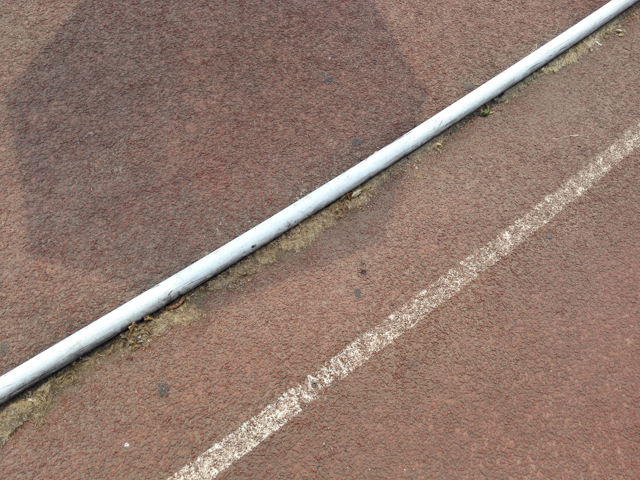
#> input picture shadow/ISTD/Img_shadow/5-1.png, 640 x 480 px, found by its file name; its folder holds 5 pictures in this run
$ python exp_2.py
#> lines starting #> are read from the running program, lines starting #| are printed output that depends on the picture; after the words box and inside, x2 and y2 are one past the last pixel; in counts of white or black regions, pixels touching at a corner belong together
import cv2
import cv2utils as u
import config

img_name = "5-1"
img_path = config.BASE_DIR / f"ISTD/Img_shadow/{img_name}.png"

img = cv2.imread(str(img_path))
#> img is the input picture: shape (480, 640, 3); mean B, G, R 109.9, 121.3, 145.5
s = img.shape
#> s = (480, 640, 3)


# Rectangle description
start, end, color = (200, 300), (40, 60), (0, 0, 0)
alpha = 0.25

overlay = img.copy()
output = img.copy()

overlay = cv2.rectangle(overlay, start, end, color, thickness=-1)
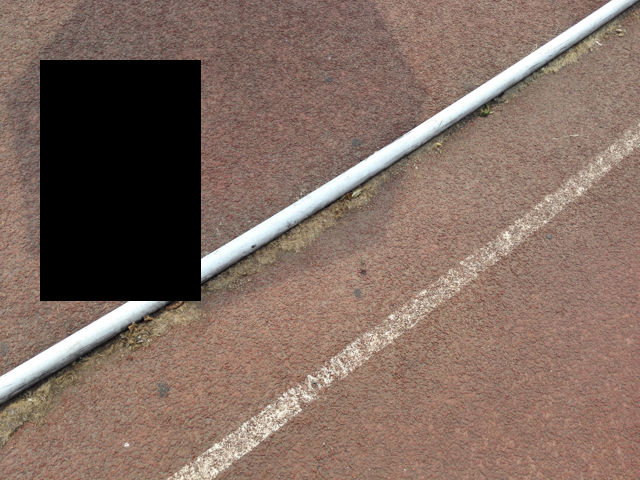
#> overlay: shape (480, 640, 3); 12.63% of pixels changed, all inside (x1, y1, x2, y2) = (40, 60, 201, 301)

output = cv2.addWeighted(overlay, alpha, output, 1 - alpha, 0, output)
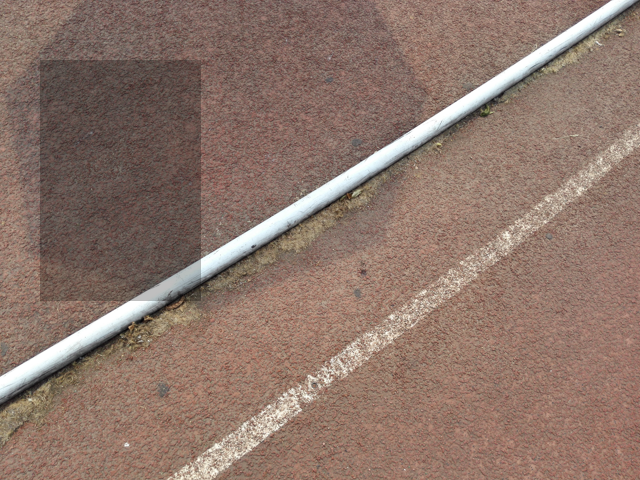
#> output: shape (480, 640, 3); 12.63% of pixels changed, all inside (x1, y1, x2, y2) = (40, 60, 201, 301)

cv2.imwrite(f"./output/transparent-overlay-{img_name}.png", output)
